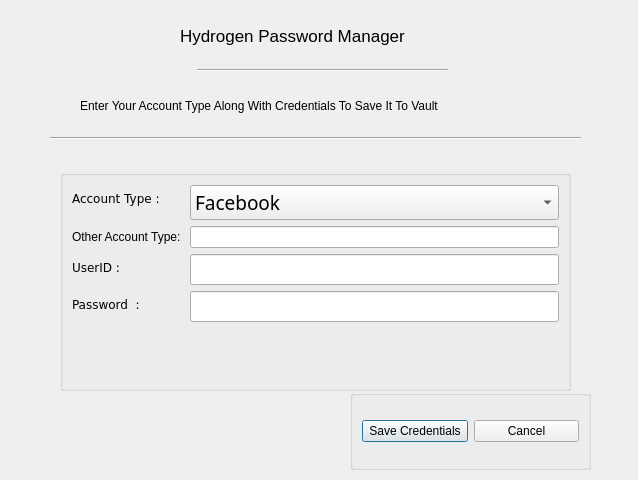
<?xml version="1.0" encoding="UTF-8"?>
<ui version="4.0">
 <class>Dialog</class>
 <widget class="QDialog" name="Dialog">
  <property name="geometry">
   <rect>
    <x>0</x>
    <y>0</y>
    <width>638</width>
    <height>480</height>
   </rect>
  </property>
  <property name="windowTitle">
   <string>Save Credentials</string>
  </property>
  <widget class="QGroupBox" name="formGroupBox">
   <property name="geometry">
    <rect>
     <x>60</x>
     <y>170</y>
     <width>511</width>
     <height>221</height>
    </rect>
   </property>
   <layout class="QFormLayout" name="formLayout">
    <item row="0" column="0">
     <widget class="QLabel" name="label">
      <property name="font">
       <font>
        <family>Verdana</family>
       </font>
      </property>
      <property name="text">
       <string>Account Type : </string>
      </property>
     </widget>
    </item>
    <item row="0" column="1">
     <widget class="QComboBox" name="comboBox_accountype">
      <property name="font">
       <font>
        <family>Segoe UI Light</family>
        <pointsize>14</pointsize>
       </font>
      </property>
      <item>
       <property name="text">
        <string>Facebook</string>
       </property>
      </item>
      <item>
       <property name="text">
        <string>Twitter</string>
       </property>
      </item>
      <item>
       <property name="text">
        <string>Instagram</string>
       </property>
      </item>
      <item>
       <property name="text">
        <string>Github</string>
       </property>
      </item>
      <item>
       <property name="text">
        <string>Flipkart</string>
       </property>
      </item>
      <item>
       <property name="text">
        <string>Amazon</string>
       </property>
      </item>
      <item>
       <property name="text">
        <string>Other</string>
       </property>
      </item>
      <item>
       <property name="text">
        <string/>
       </property>
      </item>
     </widget>
    </item>
    <item row="1" column="1">
     <widget class="QLineEdit" name="other_acc_type">
      <property name="text">
       <string/>
      </property>
     </widget>
    </item>
    <item row="2" column="0">
     <widget class="QLabel" name="label_2">
      <property name="font">
       <font>
        <family>Verdana</family>
       </font>
      </property>
      <property name="text">
       <string>UserID : </string>
      </property>
     </widget>
    </item>
    <item row="2" column="1">
     <widget class="QLineEdit" name="save_userid">
      <property name="font">
       <font>
        <pointsize>14</pointsize>
       </font>
      </property>
     </widget>
    </item>
    <item row="3" column="0">
     <widget class="QLabel" name="label_3">
      <property name="font">
       <font>
        <family>Verdana</family>
       </font>
      </property>
      <property name="text">
       <string>Password  : </string>
      </property>
     </widget>
    </item>
    <item row="3" column="1">
     <widget class="QLineEdit" name="save_userpwd">
      <property name="font">
       <font>
        <pointsize>14</pointsize>
       </font>
      </property>
     </widget>
    </item>
    <item row="1" column="0">
     <widget class="QLabel" name="label_5">
      <property name="text">
       <string>Other Account Type: </string>
      </property>
     </widget>
    </item>
   </layout>
  </widget>
  <widget class="QLabel" name="label_4">
   <property name="geometry">
    <rect>
     <x>80</x>
     <y>80</y>
     <width>511</width>
     <height>51</height>
    </rect>
   </property>
   <property name="font">
    <font>
     <pointsize>9</pointsize>
    </font>
   </property>
   <property name="text">
    <string>Enter Your Account Type Along With Credentials To Save It To Vault</string>
   </property>
  </widget>
  <widget class="Line" name="line">
   <property name="geometry">
    <rect>
     <x>50</x>
     <y>130</y>
     <width>531</width>
     <height>16</height>
    </rect>
   </property>
   <property name="orientation">
    <enum>Qt::Horizontal</enum>
   </property>
  </widget>
  <widget class="QLabel" name="label_6">
   <property name="geometry">
    <rect>
     <x>180</x>
     <y>20</y>
     <width>301</width>
     <height>31</height>
    </rect>
   </property>
   <property name="font">
    <font>
     <pointsize>13</pointsize>
    </font>
   </property>
   <property name="text">
    <string>Hydrogen Password Manager</string>
   </property>
  </widget>
  <widget class="Line" name="line_2">
   <property name="geometry">
    <rect>
     <x>197</x>
     <y>60</y>
     <width>251</width>
     <height>20</height>
    </rect>
   </property>
   <property name="orientation">
    <enum>Qt::Horizontal</enum>
   </property>
  </widget>
  <widget class="QGroupBox" name="horizontalGroupBox">
   <property name="geometry">
    <rect>
     <x>350</x>
     <y>390</y>
     <width>241</width>
     <height>80</height>
    </rect>
   </property>
   <layout class="QHBoxLayout" name="horizontalLayout">
    <item>
     <widget class="QPushButton" name="press_savebtn">
      <property name="text">
       <string>Save Credentials</string>
      </property>
     </widget>
    </item>
    <item>
     <widget class="QPushButton" name="close_savebox">
      <property name="text">
       <string>Cancel</string>
      </property>
     </widget>
    </item>
   </layout>
  </widget>
 </widget>
 <resources/>
 <connections/>
</ui>
